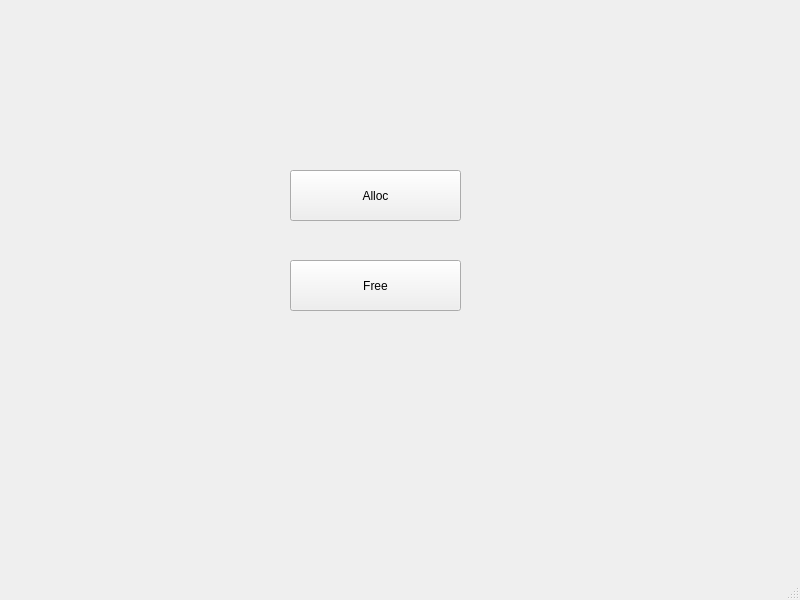
<?xml version="1.0" encoding="UTF-8"?>
<ui version="4.0">
 <class>MainWindow</class>
 <widget class="QMainWindow" name="MainWindow">
  <property name="geometry">
   <rect>
    <x>0</x>
    <y>0</y>
    <width>800</width>
    <height>600</height>
   </rect>
  </property>
  <property name="windowTitle">
   <string>MainWindow</string>
  </property>
  <widget class="QWidget" name="centralwidget">
   <widget class="QPushButton" name="AllocButton">
    <property name="geometry">
     <rect>
      <x>290</x>
      <y>170</y>
      <width>171</width>
      <height>51</height>
     </rect>
    </property>
    <property name="text">
     <string>Alloc</string>
    </property>
   </widget>
   <widget class="QPushButton" name="FreeButton">
    <property name="geometry">
     <rect>
      <x>290</x>
      <y>260</y>
      <width>171</width>
      <height>51</height>
     </rect>
    </property>
    <property name="text">
     <string>Free</string>
    </property>
   </widget>
  </widget>
  <widget class="QMenuBar" name="menubar">
   <property name="geometry">
    <rect>
     <x>0</x>
     <y>0</y>
     <width>800</width>
     <height>17</height>
    </rect>
   </property>
  </widget>
  <widget class="QStatusBar" name="statusbar"/>
 </widget>
 <resources/>
 <connections/>
</ui>
